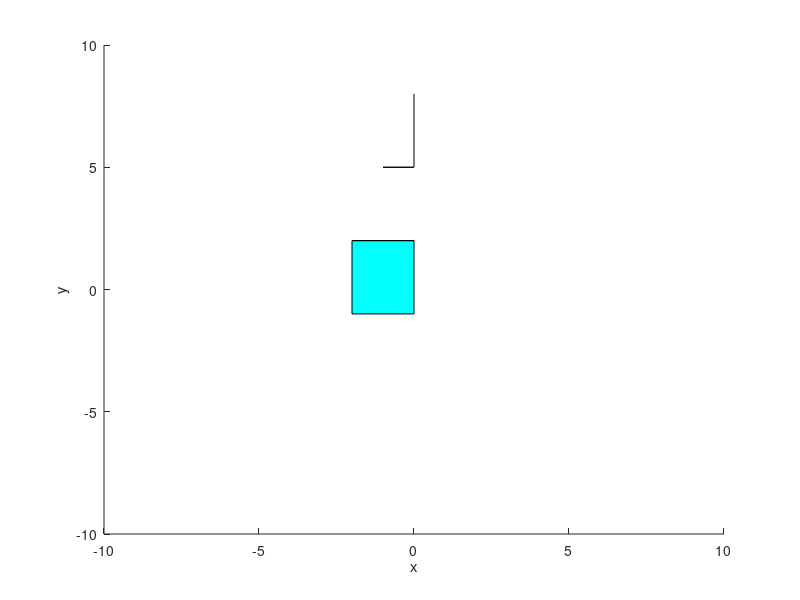

MATLAB code to generate this figure: (Note: this script raises an error after producing the figure.)
clear
clc
close all


%    P Q
x1 = [0 0 0 0];
y1 = [5 5 8 8];
z1 = [0 2 2 0];
%     P Q
x2 = [0 0 -1 -1];
y2 = [5 5 5 5];
z2 = [0 2 2 0];

%    P2 Q2
x3 = [0 -2 -2 0];
y3 = [2 2 -1 -1];
z3 = [2 2 2 2];

%    P2 Q2
x4 = [0 -2 -2 0];
y4 = [2 2 2 2];
z4 = [2 2 3 3];

% Grid Limits
figure
xlim([-10 10])
ylim([-10 10])
zlim([-10 10])

% Axis Labels
xlabel('x')
ylabel('y')
zlabel('z')
hold on
patch(x1,y1,z1,'c')
patch(x2,y2,z2,'w')
patch(x3,y3,z3,'c')
patch(x4,y4,z4,'w')

T1 = transl(0,5, 0);

T2 = transl(-2,2,2);
trplot(T1,'frame', 'P_b_e_g_i_n', 'color', b');